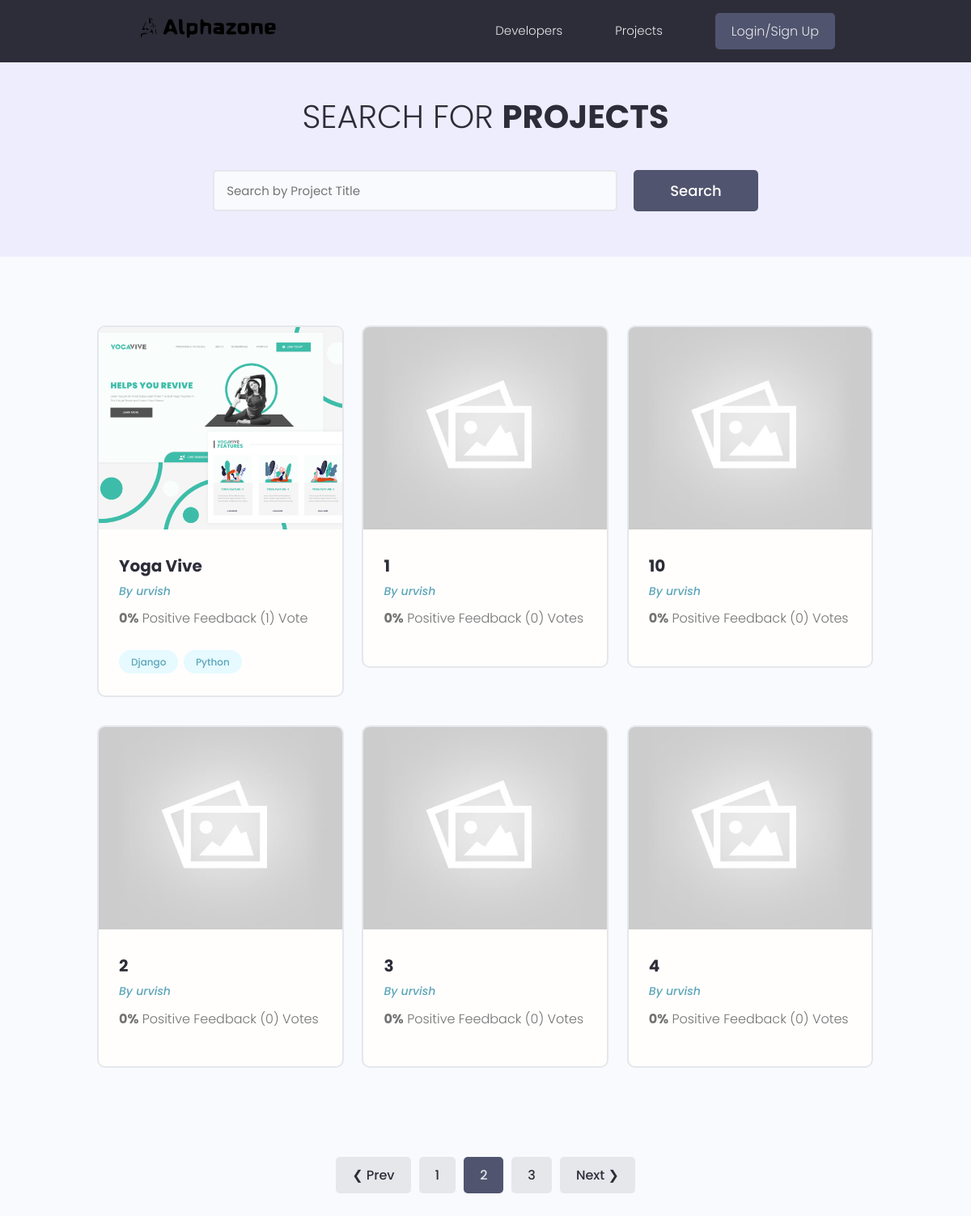
The page /projects/?page=2 on the database as committed earlier.
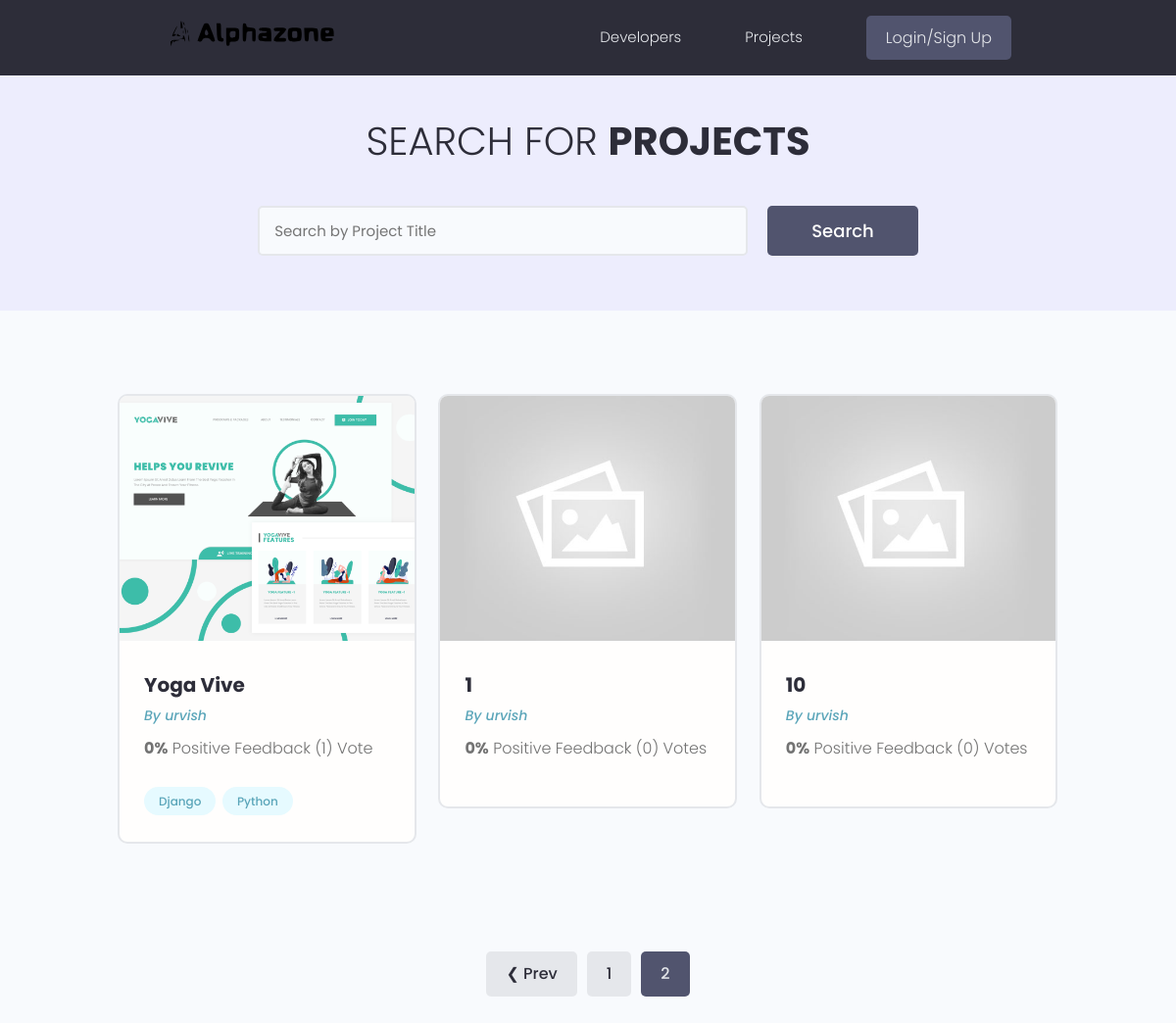
The same page on the database as committed later.
### projects/models.py (models this page shows, shortened)
class Project(models.Model):
    owner = models.ForeignKey(Profile, null=True, blank=True, on_delete=models.CASCADE)
    title = models.CharField(max_length=200)
    description = models.TextField(null=True, blank=True)
    featured_image = models.ImageField(null=True, blank=True, default="default.jpg")
    demo_link = models.CharField(max_length=2000, null=True, blank=True)
    source_link = models.CharField(max_length=2000, null=True, blank=True)
    tags = models.ManyToManyField('Tag', blank=True)
    vote_total = models.IntegerField(default=0, null=True, blank=True)
    vote_ratio = models.IntegerField(default=0, null=True, blank=True)
    created = models.DateTimeField(auto_now_add=True)
    id = models.UUIDField(default=uuid.uuid4, unique=True,
                          primary_key=True, editable=False)
    class Meta:
        ordering = ['-vote_ratio', '-vote_total', 'title']
    @property
    def imageURL(self):
        try:
            url = self.featured_image.url
        except:
            url = ''
        return url

class Tag(models.Model):
    name = models.CharField(max_length=200)
    created = models.DateTimeField(auto_now_add=True)
    id = models.UUIDField(default=uuid.uuid4, unique=True,
                          primary_key=True, editable=False)
    def __str__(self):
        return self.name

### users/models.py (models this page shows, shortened)
class Profile(models.Model):
    user = models.OneToOneField(
        User, on_delete=models.CASCADE, null=True, blank=True)
    name = models.CharField(
        max_length=200, null=True, blank=True)
    email = models.EmailField(
        max_length=500, null=True, blank=True)
    username = models.CharField(
        max_length=200, null=True, blank=True)
    location = models.CharField(
        max_length=200, null=True, blank=True)
    short_intro = models.CharField(
        max_length=200, null=True, blank=True)
    bio = models.TextField(
        null=True, blank=True)
    profile_image = models.ImageField(
        null=True, blank=True, upload_to='profiles/', default="profiles/user-default.png")
    social_github = models.CharField(
        max_length=200, null=True, blank=True)
    social_twitter = models.CharField(
        max_length=200, null=True, blank=True)
    social_linkedin = models.CharField(
        max_length=200, null=True, blank=True)
    social_youtube = models.CharField(
        max_length=200, null=True, blank=True)
    social_website = models.CharField(
        max_length=200, null=True, blank=True)
    created = models.DateTimeField(auto_now_add=True)
    id = models.UUIDField(default=uuid.uuid4, unique=True,
                          primary_key=True, editable=False)
    class Meta:
        ordering = ['created']

### projects/views.py (the view)
# urls.py: path('projects/', include('projects.urls')),
@csrf_exempt
def projects(request):
    projects, search_query = searchProjects(request)
    custom_range, projects = paginateProjects(request, projects, 6)
    context = {'projects': projects,
               'search_query': search_query, 'custom_range': custom_range}
    return render(request, 'projects/projects.html', context)

### projects/utils.py (called while the page is built)
def paginateProjects(request, projects, results):
    page = request.GET.get('page')
    paginator = Paginator(projects, results)
    try:
        projects = paginator.page(page)
    except PageNotAnInteger:
        page = 1
        projects = paginator.page(page)
    except EmptyPage:
        page = paginator.num_pages
        projects = paginator.page(page)
    leftIndex = (int(page) - 4)
    if leftIndex < 1:
        leftIndex = 1
    rightIndex = (int(page) + 5)
    if rightIndex > paginator.num_pages:
        rightIndex = paginator.num_pages + 1
    custom_range = range(leftIndex, rightIndex)
    return custom_range, projects

def searchProjects(request):
    search_query = ''
    if request.GET.get('search_query'):
        search_query = request.GET.get('search_query')
    tags = Tag.objects.filter(name__icontains=search_query)
    projects = Project.objects.distinct().filter(
        Q(title__icontains = search_query) |
        Q(description__icontains = search_query) |
        Q(owner__name__icontains = search_query) |
        Q(tags__in = tags)
    )
    return projects, search_query

### projects/templates/projects/projects.html (shortened to what this page needs)
{% extends 'main.html' %}
{% block content %}
<main class="projects">
  <section class="hero-section text-center">
    <div class="container container--narrow">
      <div class="hero-section__box">
        <h2>Search for <span>Projects</span></h2>
      </div>
      <div class="hero-section__search">
        <form id="searchForm" class="form" action="{% url 'projects' %}" method="get">
          <div class="form__field">
            <input
              class="input input--text"
              id="formInput#search"
              type="text"
              name="search_query"
              placeholder="Search by Project Title"
              value="{{search_query}}"
            />
          </div>
          <input class="btn btn--sub btn--lg" type="submit" value="Search" />
        </form>
      </div>
    </div>
  </section>
  <section class="projectsList">
    <div class="container">
      <div class="grid grid--three">
        {% for project in projects %}
        <div class="column">
          <div class="card project">
            <a href="{% url 'project' project.id %}" class="project">
              <img
                class="project__thumbnail"
                src="{{project.imageURL}}"
                alt="project thumbnail"
              />
              <div class="card__body">
                <h3 class="project__title">{{project.title}}</h3>
                <p>
                  <a
                    class="project__author"
                    href="{% url 'user-profile' project.owner.id %}"
                    >By {{project.owner.name}}</a
                  >
                </p>
                <p class="project--rating">
                  <span style="font-weight: bold">{{project.vote_ratio}}%</span>
                  Positive Feedback ({{project.vote_total}})
                  Vote{{project.vote_total | pluralize:"s"}}
                </p>
                <div class="project__tags">
                  {% for tag in project.tags.all %}
                  <span class="tag tag--pill tag--main">
                    <small>{{tag}}</small>
                  </span>
                  {% endfor %}
                </div>
              </div>
            </a>
          </div>
        </div>
        {% endfor %}
      </div>
    </div>
  </section>
  {% include 'pagination.html' with queryset=projects custom_range=custom_range %}
</main>
{% endblock %}

### templates/main.html (shortened to what this page needs)
<!DOCTYPE html>
{% load static %}
<html lang="en">
<head>
    <link rel="stylesheet" href="https://cdnjs.cloudflare.com/ajax/libs/material-design-iconic-font/2.2.0/css/material-design-iconic-font.min.css" />
    <link rel="stylesheet" href="{% static 'uikit/styles/uikit.css' %}" />
    <link rel="stylesheet" href="{% static 'styles/app.css' %}" />
</head>
<body>
    {% include 'navbar.html' %}
    {% block content %}
    {% endblock content %}
</body>
</html>

### templates/navbar.html (shortened to what this page needs)
{% load static %}
<header class="header">
    <div class="container container--narrow">
        <a href="{% url 'profiles' %}" class="header__logo">
            <img src="{% static 'images/logo1.svg' %}" alt="Alphazone Logo" />
        </a>
        <nav class="header__nav">
            <ul class="header__menu">
                <li class="header__menuItem"><a href="{% url 'profiles' %}">Developers</a></li>
                <li class="header__menuItem"><a href="{% url 'projects' %}">Projects</a></li>
                {% if request.user.is_authenticated %}
                <li class="header__menuItem"><a href="{% url 'inbox' %}">Inbox</a></li>
                <li class="header__menuItem"><a href="{% url 'account' %}">Account</a></li>
                <li class="header__menuItem"><a href="{% url 'logout' %}" class="btn btn--sub">Logout</a></li>
                {% else %}
                <li class="header__menuItem"><a href="{% url 'login' %}" class="btn btn--sub">Login/Sign Up</a></li>
                {% endif %}
            </ul>
        </nav>
    </div>
</header>

### templates/pagination.html
{% if queryset.has_other_pages %}
<div class="pagination">
    <ul class="container">
        {% if queryset.has_previous %}
        <li><a href="?page={{queryset.previous_page_number}}" class="btn page-link" data-page="{{queryset.previous_page_number}}">&#10094; Prev</a></li>
        {% endif %}
        {% for page in custom_range %}
        {% if page == queryset.number %}
        <li><a href="?page={{page}}" class="btn page-link btn--sub" data-page="{{page}}">{{page}}</a></li>
        {% else %}
        <li><a href="?page={{page}}" class="btn page-link" data-page="{{page}}">{{page}}</a></li>
        {% endif %}
        {% endfor %}
        {% if queryset.has_next %}
        <li><a href="?page={{queryset.next_page_number}}" class="btn page-link" data-page="{{queryset.next_page_number}}">Next &#10095;</a></li>
        {% endif %}
    </ul>
</div>
{% endif %}

### static/styles/app.css (style rules this page uses)
:root { --color-sub: #2d2d39; }
.btn--sub { background-color: var(--color-sub-light); }
.card { border: 2px solid var(--color-light); }
img { width: 100%; }
.header { position: sticky; z-index: 111; background-color: var(--color-sub); padding: 1.5rem 0; }
.header > .container { display: flex; justify-content: space-between; align-items: center; }
.header__logo > img { height: 3.8rem; }
.header__nav > ul { display: inline-flex; align-items: center; list-style: none; gap: 6.5rem; }
.header__menuItem > a { color: var(--color-light); font-weight: 300; }
.hero-section { height: 40vh; display: flex; align-items: center; background-color: var(--color-sub); }
.hero-section__box { margin-bottom: 4rem; }
.hero-section__box > h2, .hero-section__box > h2 > span { font-size: 4rem; color: var(--color-light); line-height: 1.3; text-transform: uppercase; }
.hero-section__box > h2 { font-weight: 300; }
.hero-section__box > h2 > span { font-weight: 700; }
.hero-section__search > .form { display: flex; align-items: center; justify-content: center; gap: 2rem; }
.hero-section__search > .form input.input--text { width: 50rem; }
.pagination { margin-top: 8rem; margin-bottom: 10rem; }
.pagination > ul { flex-wrap: wrap; list-style: none; display: flex; align-items: center; justify-content: center; gap: 1rem; }
.pagination .btn { color: var(--color-sub); }
.pagination .btn.btn--sub { color: var(--color-light); }
.project__author { font-size: 1.4rem; font-style: italic; }
.project--rating { margin-bottom: 1.6em; margin-top: .5em; }
.projects > .hero-section { background: var(--color-sub-lighter); height: 30vh; }
.projects .hero-section__box { margin-bottom: 2.5rem; }
.projects .hero-section__box > h2 { color: var(--color-sub); }
.projects .hero-section__box > h2 > span { font-weight: 700; color: var(--color-sub); }
.projectsList { margin-top: 8rem; }
.project__thumbnail { height: 25rem; object-fit: cover; object-position: top center; }
.project__title { font-size: 2rem; font-weight: 700; color: var(--color-sub); }

### static/uikit/styles/modules/_variables.css (style rules this page uses)
:root { --color-main: #5aa5b9; --color-main-light: #e6faff; --color-sub: #3f4156; --color-sub-light: #51546e; --color-sub-lighter: #ededfd; --color-text: #737373; --color-gray: #8b8b8b; --color-light: #e5e7eb; --color-light-gray: #767676; --color-bg: #f8fafd; --color-white: #fffefd; --color-white-light: #f3f3f3; --color-success: #359e64; --color-success-bg: #def8e8; --color-error: #fc4b0b; --color-error-bg: #fff2ee; --font-base: 'Poppins', arial, helvetica, 'Segoe UI', roboto, ubuntu, sans-serif; --font-monospace: 'Fira Code', 'Courier New', courier, monospace; --font-regular: 300; --font-medium: 500; --font-bold: 700; --generic-shadow: 1px 1px 5px #00000010; --generic-transition: all 0.3s ease-in-out; }

### static/uikit/styles/modules/_base.css (style rules this page uses)
* { margin: 0; padding: 0; box-sizing: border-box; text-rendering: optimizeLegibility; color: inherit; font-size: inherit; }
html { font-size: 50%; }
@media only screen and (min-width: 480px) { html { font-size: 56.25%; } }
@media only screen and (min-width: 1200px) { html { font-size: 62.5%; } }
body { line-height: 1.6; font-weight: 400; font-size: 1.5rem; color: var(--color-text); background-color: var(--color-bg); min-height: 100vh; }

### static/uikit/styles/modules/_typography.css (style rules this page uses)
* { font-family: var(--font-base); }
h2 { font-size: 3.6rem; font-weight: var(--font-bold); }
h3 { font-size: 3.2rem; font-weight: var(--font-medium); }
p, span, strong { font-size: 1.6rem; color: var(--color-text); font-weight: var(--font-regular); }
a { padding-bottom: 2px; text-decoration: none; display: inline-block; color: var(--color-main); font-weight: var(--font-medium); }

### static/uikit/styles/modules/_utilities.css (style rules this page uses)
.container { width: 92%; max-width: 165rem; margin: 0 auto; box-sizing: border-box; }
.container--narrow { width: 92%; max-width: 120rem; }
@media screen and (min-width: 1000px) { .container { width: 90%; } }
@media screen and (min-width: 1000px) { .container--narrow { width: 85%; } }
@media screen and (min-width: 1200px) { .container { width: 80%; } }
@media screen and (min-width: 1200px) { .container--narrow { width: 72%; } }
.text-center { text-align: center; }

### static/uikit/styles/modules/_card.css (style rules this page uses)
.card { border-radius: 1rem; background-color: var(--color-white); border: 1.5px solid var(--color-light); width: auto; height: auto; margin-top: 0.5rem; margin-bottom: 0.5rem; overflow: hidden; }
.card__body, .card__header { padding: 2rem 2.5rem; }

Rows that differ between the two databases and show on the page:
removed Project: imageURL (placeholder picture), title "2", owner.name "urvish", vote_ratio "0", vote_total "0", vote_total|pluralize "s"
removed Project: imageURL (placeholder picture), title "3", owner.name "urvish", vote_ratio "0", vote_total "0", vote_total|pluralize "s"
removed Project: imageURL (placeholder picture), title "4", owner.name "urvish", vote_ratio "0", vote_total "0", vote_total|pluralize "s"
Other text that changed with them:
list line gone: "3"
text no longer shown: "Next ❯"
